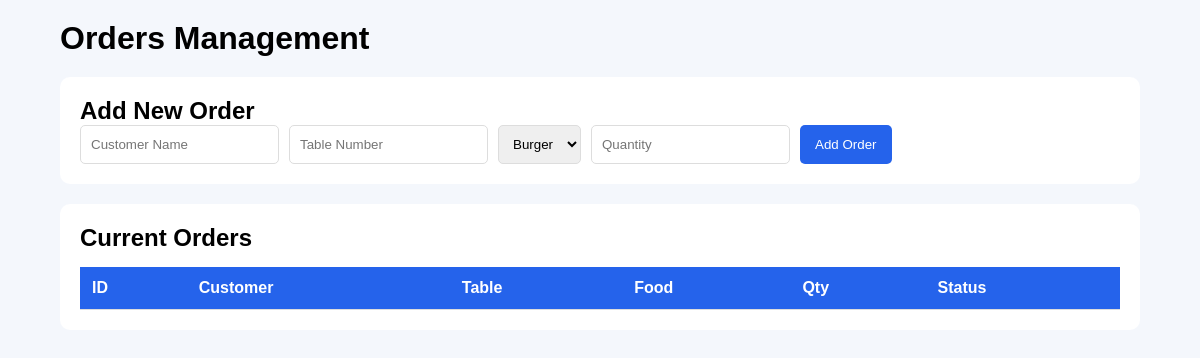
The page /orders on the database as committed earlier.
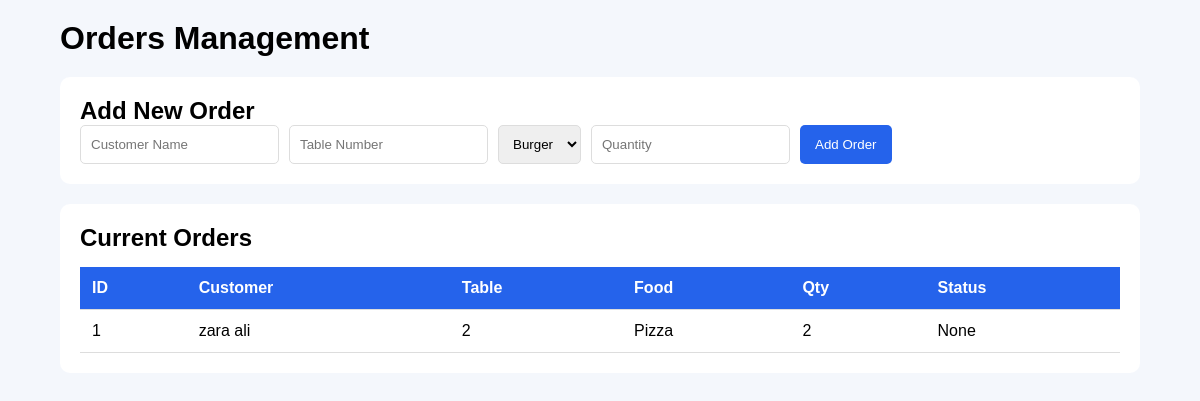
The same page on the database as committed later.
### tables this page shows
CREATE TABLE orders(
    id INTEGER PRIMARY KEY AUTOINCREMENT,
    customer_name TEXT,
    table_no INTEGER,
    food_item TEXT,
    quantity INTEGER,
    status TEXT,
    order_date TIMESTAMP DEFAULT CURRENT_TIMESTAMP
);

### app.py (the view)
@app.route("/orders")
def orders():
    conn = sqlite3.connect("restaurant.db")
    cursor = conn.cursor()
    cursor.execute("SELECT * FROM orders")
    all_orders = cursor.fetchall()
    conn.close()
    return render_template(
        "orders.html",
        orders=all_orders
    )

### templates/orders.html (shortened to what this page needs)
<!DOCTYPE html>
<html>
<head>
    <link rel="stylesheet"
    href="{{ url_for('static', filename='orders.css') }}">
</head>
<body>
<div class="container">
    <h1>Orders Management</h1>
    <div class="order-form">
        <h2>Add New Order</h2>
        <form action="/add_order" method="POST">
            <input
                type="text"
                name="customer_name"
                placeholder="Customer Name"
                required>
            <input
                type="number"
                name="table_no"
                placeholder="Table Number"
                required>
            <select name="food_item">
                <option>Burger</option>
            </select>
            <input
                type="number"
                name="quantity"
                placeholder="Quantity"
                required>
            <button type="submit">
                Add Order
            </button>
        </form>
    </div>
    <div class="orders-table">
        <h2>Current Orders</h2>
        <table>
            <tr>
                <th>ID</th>
                <th>Customer</th>
                <th>Table</th>
                <th>Food</th>
                <th>Qty</th>
                <th>Status</th>
            </tr>
            {% for order in orders %}
            <tr>
                <td>{{ order[0] }}</td>
                <td>{{ order[1] }}</td>
                <td>{{ order[2] }}</td>
                <td>{{ order[3] }}</td>
                <td>{{ order[4] }}</td>
                <td>{{ order[5] }}</td>
            </tr>
            {% endfor %}
        </table>
    </div>
</div>
</body>
</html>

### static/orders.css (style rules this page uses)
* { margin: 0; padding: 0; box-sizing: border-box; font-family: Arial, sans-serif; }
body { background: #f4f7fc; }
.container { width: 90%; margin: 20px auto; }
h1 { margin-bottom: 20px; }
.order-form { background: white; padding: 20px; border-radius: 10px; margin-bottom: 20px; }
.order-form form { display: flex; gap: 10px; flex-wrap: wrap; }
input, select { padding: 10px; border: 1px solid #ddd; border-radius: 5px; }
button { background: #2563eb; color: white; border: none; padding: 10px 15px; border-radius: 5px; cursor: pointer; }
.orders-table { background: white; padding: 20px; border-radius: 10px; }
table { width: 100%; border-collapse: collapse; margin-top: 15px; }
th { background: #2563eb; color: white; }
th, td { padding: 12px; text-align: left; border-bottom: 1px solid #ddd; }

Rows that differ between the two databases and show on the page:
added orders: id "1", customer_name "zara ali", table_no "2", food_item "Pizza", quantity "2", order "None"
